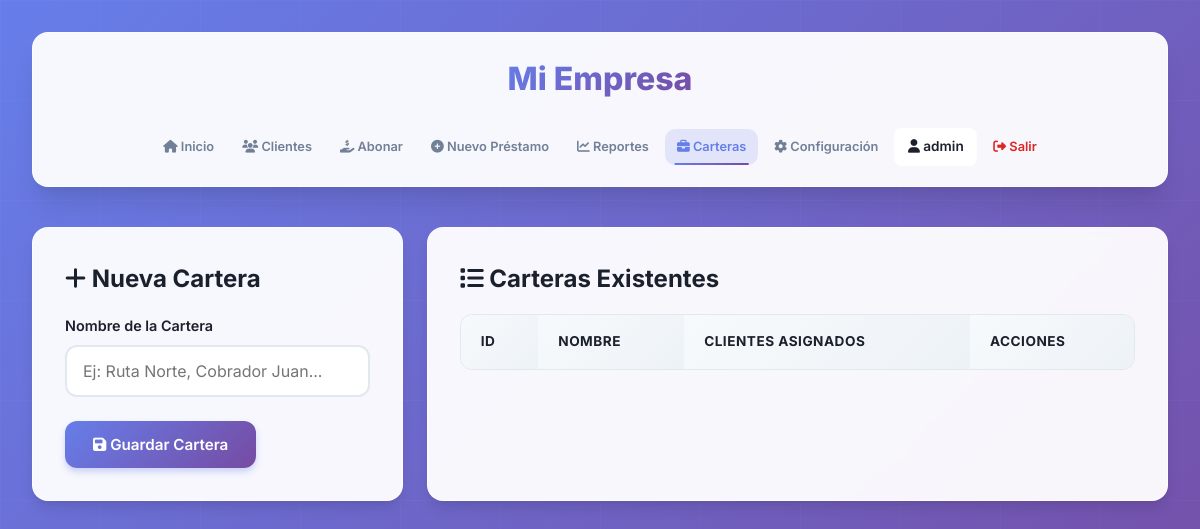
/portfolios.php (signed in), run on an earlier commit of the app's database.
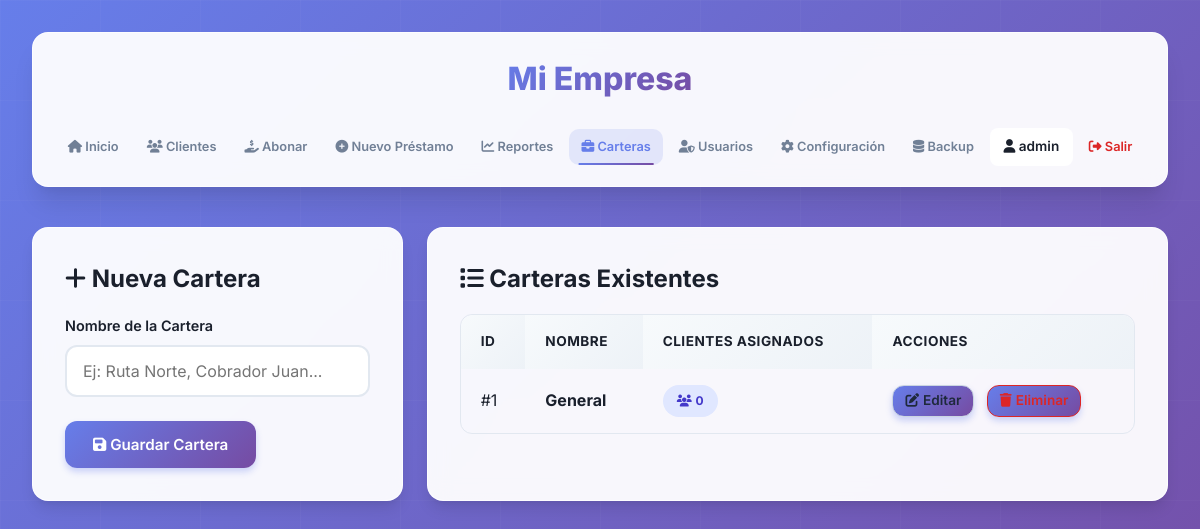
And on a later commit of the database.
### tables this page shows
CREATE TABLE IF NOT EXISTS settings (
    id INT PRIMARY KEY DEFAULT 1,
    company_name VARCHAR(255) DEFAULT 'Mi Empresa',
    currency_symbol VARCHAR(10) DEFAULT '$',
    logo_path VARCHAR(255),
    interest_rate DECIMAL(5, 2) DEFAULT 15.00,
    company_address TEXT,
    company_phone VARCHAR(50),
    receipt_footer TEXT,
    updated_at TIMESTAMP DEFAULT CURRENT_TIMESTAMP ON UPDATE CURRENT_TIMESTAMP
);

CREATE TABLE IF NOT EXISTS portfolios (
    id INT AUTO_INCREMENT PRIMARY KEY,
    name VARCHAR(255) UNIQUE NOT NULL,
    created_at TIMESTAMP DEFAULT CURRENT_TIMESTAMP
);

### portfolios.php (the view, shortened to what this page needs)
<?php
require 'db.php';
$stmt_settings = $pdo->query("SELECT * FROM settings WHERE id = 1");
$settings = $stmt_settings->fetch();
$company_name = $settings['company_name'] ?? 'Sistema de Préstamos';
$edit_portfolio = null;
$portfolios = $pdo->query("
    SELECT p.*, COUNT(c.id) as client_count
    FROM portfolios p
    LEFT JOIN clients c ON p.id = c.portfolio_id
    GROUP BY p.id
    ORDER BY p.name ASC
")->fetchAll();
?>
<!DOCTYPE html>
<html lang="es">
<head>
    <link rel="stylesheet" href="style.css?v=3.0">
    <link rel="stylesheet" href="mobile.css?v=1.0">
    <link rel="stylesheet" href="https://cdnjs.cloudflare.com/ajax/libs/font-awesome/6.4.0/css/all.min.css">
</head>
<body>
    <div class="container">
        <header style="flex-direction: column; gap: 1.5rem;">
            <div style="display: flex; flex-direction: column; align-items: center; gap: 0.5rem;">
                <h1 style="margin: 0; font-size: 2rem;"><?= htmlspecialchars($company_name) ?></h1>
            </div>
            <nav style="justify-content: center;">
                <a href="index.php"><i class="fas fa-home"></i> Inicio</a>
                <a href="clients.php"><i class="fas fa-users"></i> Clientes</a>
                <a href="active_loans.php"><i class="fas fa-hand-holding-usd"></i> Abonar</a>
                <a href="create_loan.php"><i class="fas fa-plus-circle"></i> Nuevo Préstamo</a>
                <a href="reports.php"><i class="fas fa-chart-line"></i> Reportes</a>
                <a href="portfolios.php" class="active"><i class="fas fa-briefcase"></i> Carteras</a>
                <?php if (isset($_SESSION['role']) && $_SESSION['role'] === 'superadmin'): ?>
                    <a href="users.php"><i class="fas fa-user-shield"></i> Usuarios</a>
                <?php endif; ?>
                <a href="settings.php"><i class="fas fa-cog"></i> Configuración</a>
                <?php if (isset($_SESSION['role']) && $_SESSION['role'] === 'superadmin'): ?>
                    <a href="backup.php"><i class="fas fa-database"></i> Backup</a>
                <?php endif; ?>
                <span
                    style="color: #1a202c; font-weight: 600; font-size: 0.85rem; padding: 0.5rem 0.85rem; background: #fff; border-radius: 8px;">
                    <i class="fas fa-user"></i> <?= htmlspecialchars($_SESSION['username']) ?>
                </span>
                <a href="logout.php" style="color: #dc2626;"><i class="fas fa-sign-out-alt"></i> Salir</a>
            </nav>
        </header>
        <div class="grid grid-2-3">
            <div class="card">
                <h2><i class="fas fa-<?= $edit_portfolio ? 'edit' : 'plus' ?>"></i>
                    <?= $edit_portfolio ? 'Editar Cartera' : 'Nueva Cartera' ?></h2>
                <form method="POST">
                    <div class="form-group">
                        <label>Nombre de la Cartera</label>
                        <input type="text" name="name" required
                            value="<?= $edit_portfolio ? htmlspecialchars($edit_portfolio['name']) : '' ?>"
                            placeholder="Ej: Ruta Norte, Cobrador Juan...">
                    </div>
                    <button type="submit" class="btn"><i class="fas fa-save"></i>
                        <?= $edit_portfolio ? 'Actualizar' : 'Guardar' ?> Cartera</button>
                </form>
            </div>
            <div class="card">
                <h2><i class="fas fa-list"></i> Carteras Existentes</h2>
                <div class="table-responsive">
                    <table>
                        <thead>
                            <tr>
                                <th>ID</th>
                                <th>Nombre</th>
                                <th>Clientes Asignados</th>
                                <th>Acciones</th>
                            </tr>
                        </thead>
                        <tbody>
                            <?php foreach ($portfolios as $portfolio): ?>
                                <tr>
                                    <td>#<?= $portfolio['id'] ?></td>
                                    <td><strong><?= htmlspecialchars($portfolio['name']) ?></strong></td>
                                    <td>
                                        <span class="badge" style="background-color: #e0e7ff; color: #4338ca;">
                                            <i class="fas fa-users"></i> <?= $portfolio['client_count'] ?>
                                        </span>
                                    </td>
                                    <td>
                                        <a href="portfolios.php?edit=<?= $portfolio['id'] ?>" class="btn"
                                            style="background-color: #fff; color: #1e293b; border: 1px solid #cbd5e1; padding: 0.25rem 0.75rem; font-size: 0.85rem; margin-right: 0.5rem; display: inline-flex; align-items: center; gap: 0.25rem;">
                                            <i class="fas fa-edit"></i> Editar
                                        </a>
                                        <?php if ($portfolio['client_count'] == 0): ?>
                                            <a href="portfolios.php?delete=<?= $portfolio['id'] ?>" class="btn"
                                                style="background-color: #fff; color: #dc2626; border: 1px solid #dc2626; padding: 0.25rem 0.75rem; font-size: 0.85rem; display: inline-flex; align-items: center; gap: 0.25rem;"
                                                onclick="return confirm('¿Seguro que deseas eliminar esta cartera?')">
                                                <i class="fas fa-trash"></i> Eliminar
                                            </a>
                                        <?php else: ?>
                                            <span style="color: #9ca3af; font-size: 0.85rem;"><i class="fas fa-lock"></i> En
                                                uso</span>
                                        <?php endif; ?>
                                    </td>
                                </tr>
                            <?php endforeach; ?>
                        </tbody>
                    </table>
                </div>
            </div>
        </div>
    </div>
</body>
</html>

What changed in the data, as far as the page shows it:
added portfolios: id "1", name "General", client_count "0"
Also different on the page:
text now shown: "Usuarios Backup"
